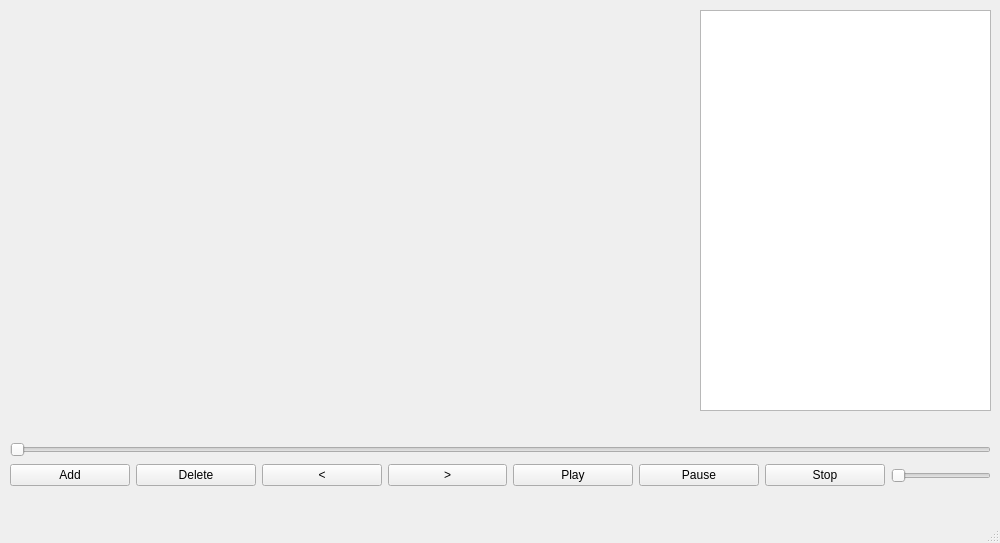
<?xml version="1.0" encoding="UTF-8"?>
<ui version="4.0">
 <class>MainWindow</class>
 <widget class="QMainWindow" name="MainWindow">
  <property name="geometry">
   <rect>
    <x>0</x>
    <y>0</y>
    <width>1000</width>
    <height>543</height>
   </rect>
  </property>
  <property name="minimumSize">
   <size>
    <width>1000</width>
    <height>543</height>
   </size>
  </property>
  <property name="maximumSize">
   <size>
    <width>1000</width>
    <height>543</height>
   </size>
  </property>
  <property name="windowTitle">
   <string>MainWindow</string>
  </property>
  <widget class="QWidget" name="centralwidget">
   <property name="minimumSize">
    <size>
     <width>1000</width>
     <height>500</height>
    </size>
   </property>
   <property name="maximumSize">
    <size>
     <width>1000</width>
     <height>500</height>
    </size>
   </property>
   <widget class="QWidget" name="horizontalLayoutWidget">
    <property name="geometry">
     <rect>
      <x>10</x>
      <y>460</y>
      <width>981</width>
      <height>31</height>
     </rect>
    </property>
    <layout class="QHBoxLayout" name="horizontalLayout">
     <item>
      <widget class="QPushButton" name="add">
       <property name="maximumSize">
        <size>
         <width>16777215</width>
         <height>16777215</height>
        </size>
       </property>
       <property name="text">
        <string>Add</string>
       </property>
      </widget>
     </item>
     <item>
      <widget class="QPushButton" name="del">
       <property name="maximumSize">
        <size>
         <width>16777215</width>
         <height>16777215</height>
        </size>
       </property>
       <property name="text">
        <string>Delete</string>
       </property>
      </widget>
     </item>
     <item>
      <widget class="QPushButton" name="prev">
       <property name="maximumSize">
        <size>
         <width>16777215</width>
         <height>16777215</height>
        </size>
       </property>
       <property name="text">
        <string>&lt;</string>
       </property>
      </widget>
     </item>
     <item>
      <widget class="QPushButton" name="next">
       <property name="maximumSize">
        <size>
         <width>16777215</width>
         <height>16777215</height>
        </size>
       </property>
       <property name="text">
        <string>&gt;</string>
       </property>
      </widget>
     </item>
     <item>
      <widget class="QPushButton" name="play">
       <property name="maximumSize">
        <size>
         <width>16777215</width>
         <height>16777215</height>
        </size>
       </property>
       <property name="text">
        <string>Play</string>
       </property>
      </widget>
     </item>
     <item>
      <widget class="QPushButton" name="pause">
       <property name="maximumSize">
        <size>
         <width>16777215</width>
         <height>16777215</height>
        </size>
       </property>
       <property name="text">
        <string>Pause</string>
       </property>
      </widget>
     </item>
     <item>
      <widget class="QPushButton" name="stop">
       <property name="maximumSize">
        <size>
         <width>16777215</width>
         <height>16777215</height>
        </size>
       </property>
       <property name="text">
        <string>Stop</string>
       </property>
      </widget>
     </item>
     <item>
      <widget class="QSlider" name="sound">
       <property name="maximumSize">
        <size>
         <width>100</width>
         <height>16777215</height>
        </size>
       </property>
       <property name="cursor">
        <cursorShape>SplitHCursor</cursorShape>
       </property>
       <property name="orientation">
        <enum>Qt::Horizontal</enum>
       </property>
       <property name="tickPosition">
        <enum>QSlider::NoTicks</enum>
       </property>
       <property name="tickInterval">
        <number>1</number>
       </property>
      </widget>
     </item>
    </layout>
   </widget>
   <widget class="QTableView" name="playlist">
    <property name="geometry">
     <rect>
      <x>700</x>
      <y>10</y>
      <width>291</width>
      <height>401</height>
     </rect>
    </property>
   </widget>
   <widget class="QLabel" name="title">
    <property name="geometry">
     <rect>
      <x>10</x>
      <y>420</y>
      <width>771</width>
      <height>20</height>
     </rect>
    </property>
    <property name="text">
     <string/>
    </property>
   </widget>
   <widget class="QWidget" name="video" native="true">
    <property name="geometry">
     <rect>
      <x>10</x>
      <y>10</y>
      <width>681</width>
      <height>401</height>
     </rect>
    </property>
   </widget>
   <widget class="QSlider" name="timeline">
    <property name="geometry">
     <rect>
      <x>10</x>
      <y>440</y>
      <width>981</width>
      <height>20</height>
     </rect>
    </property>
    <property name="maximumSize">
     <size>
      <width>16777215</width>
      <height>16777215</height>
     </size>
    </property>
    <property name="cursor">
     <cursorShape>SplitHCursor</cursorShape>
    </property>
    <property name="maximum">
     <number>16777215</number>
    </property>
    <property name="orientation">
     <enum>Qt::Horizontal</enum>
    </property>
    <property name="tickPosition">
     <enum>QSlider::NoTicks</enum>
    </property>
    <property name="tickInterval">
     <number>1</number>
    </property>
   </widget>
   <widget class="QLabel" name="time">
    <property name="geometry">
     <rect>
      <x>790</x>
      <y>420</y>
      <width>201</width>
      <height>21</height>
     </rect>
    </property>
    <property name="text">
     <string/>
    </property>
   </widget>
  </widget>
  <widget class="QMenuBar" name="menubar">
   <property name="geometry">
    <rect>
     <x>0</x>
     <y>0</y>
     <width>1000</width>
     <height>21</height>
    </rect>
   </property>
  </widget>
  <widget class="QStatusBar" name="statusbar"/>
 </widget>
 <resources/>
 <connections/>
</ui>
